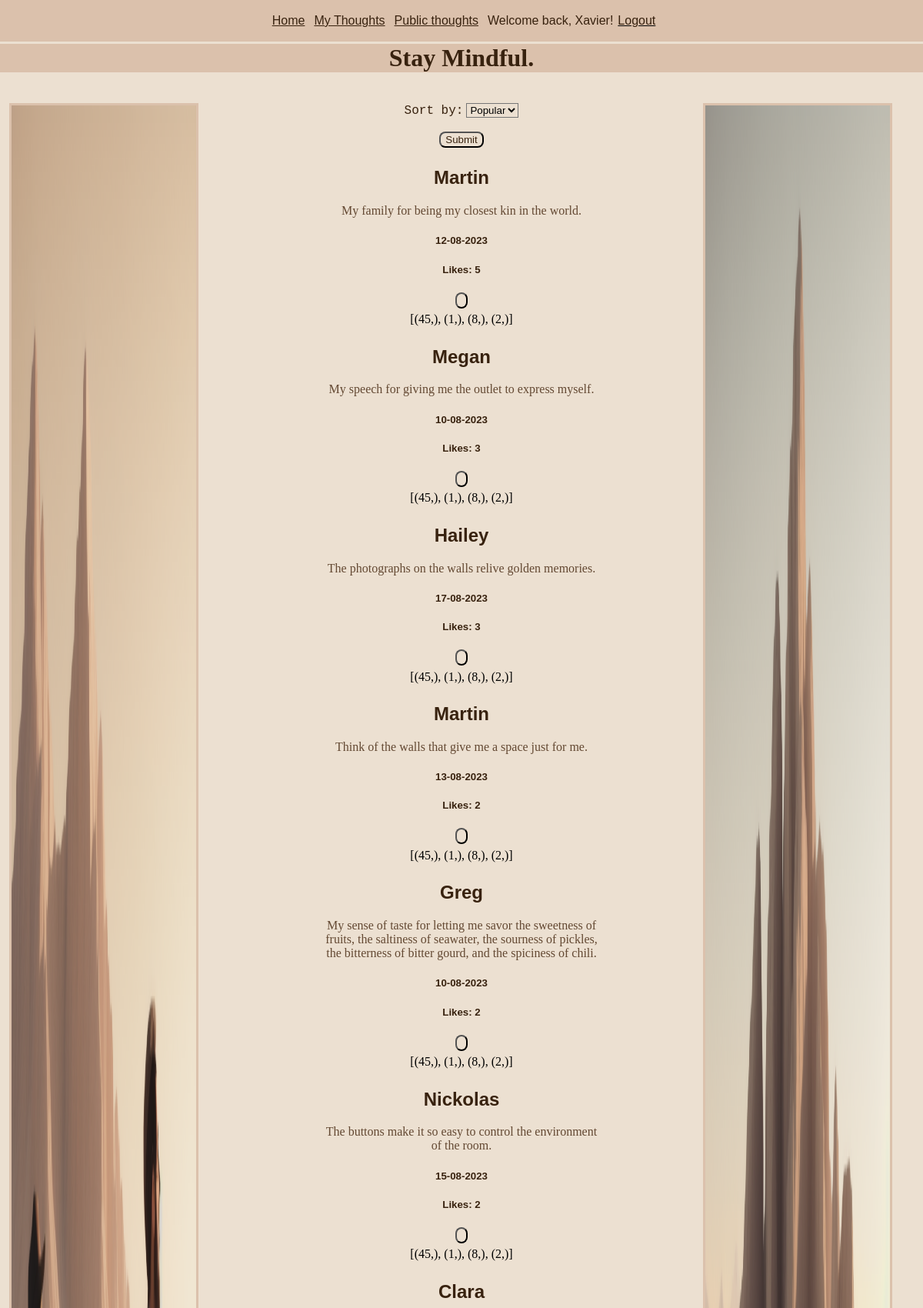
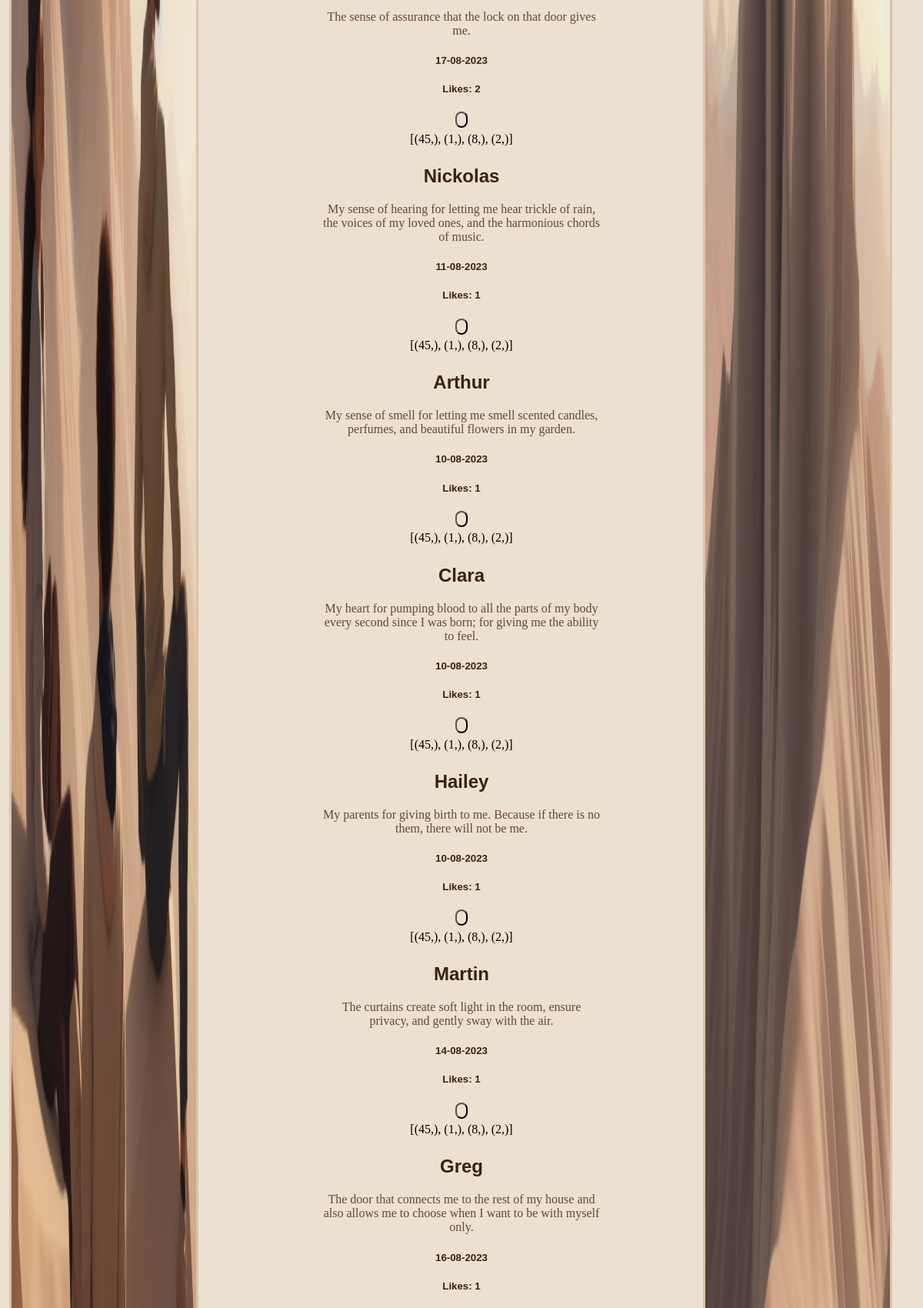
The app's page /public_posts (signed in, upper part) with its own data (2 pictures, top to bottom).
### tables this page shows
CREATE TABLE Gratitude_idea (id INTEGER PRIMARY KEY, date TEXT, username TEXT, content TEXT, like_count INTEGER DEFAULT (0), is_public INTEGER);

### routes.py (the view, shortened to what this page needs)
@app.route('/public_posts', methods=['GET', 'POST'])
def public_posts():
    global sort
    if 'username' in session:
        cur.execute("SELECT id FROM User WHERE username = ?",
                    (session['username'],))
        user_id = cur.fetchone()
        if request.method == "GET":
            if sort == 'popular':
                cur.execute('SELECT username, content, date, id, like_count FROM\
                    Gratitude_idea WHERE is_public = 1 ORDER BY like_count DESC ')
                idea_data = cur.fetchall()
                cur.execute('SELECT post_id FROM Liked_Posts WHERE user = ?', user_id)
                liked = cur.fetchall()
                print(f"value is {liked}")
                return render_template("public_posts.html", idea_data=idea_data, liked=liked)
        elif request.method == "POST":
            sort = request.form['sort']
            return redirect("public_posts")
        else:
            return redirect("/")
    else:
        flash('First please create an account or login to an existing one.')
        return redirect('loginpage')

### routes.py (called while the page is built)
def get_random_image():
    image_folder = os.path.join(app.static_folder, 'images')
    images = os.listdir(image_folder)
    random_image = random.choice(images)
    return f"static/images/{random_image}"

@app.context_processor
def inject_random_image():
    return {'random_image': get_random_image(),
            'random_image1': get_random_image()}

### templates/public_posts.html (shortened to what this page needs)
{% extends 'layout.html' %}
{% block content %}
<form action="/public_posts" method="post">
    <label for="sort">Sort by:</label>
    <select class="input" name="sort" id="sort">
        <option value="popular">Popular</option>
    </select>
    <br><br>
    <input class='button' type="submit" value="Submit">
    </form>
{% for idea_data in idea_data %}
<div>
    <h2>
        {{ idea_data[0] }}
    </h2>
    <p class="p_overflow">
        {{ idea_data[1] }}
    </p>
    <h5>
        {{ idea_data[2] }}
    </h5>
    <h5>
        Likes: {{ idea_data[4] }}
    </h5>
    <form action="/like" method="post">
        <input class="button" type="submit" value="{{ Like }}">
    </form>
</div>
{{ liked }}
{% endfor %}
{% endblock %}

### static/styles.css (style rules this page uses)
body { background-color: #ece0d1; margin: auto; text-align: center; min-height: 100vh; }
div { padding-top: 1.5%; padding-bottom: 1.5%; }
h2 { font-family: sans-serif; color: #38220f; }
h5 { font-family: sans-serif; color: #38220f; padding-left: 5%; padding-right: 5%; }
p { font-family: cursive; color: #634832; }
.p_overflow { overflow-wrap: break-word; margin: auto; }
label { font-family: monospace; font-size: large; color: #38220f; }
.button { background-color: #ece0d1; color: #38220f; border-radius: 8px; }
.input { background-color: #ece0d1; }

### records on screen
Gratitude_idea: username "Martin", content "My family for being my closest kin in the world.", date "12-08-2023", like_count "5", liked "[(45,), (1,), (8,), (2,)]"
Gratitude_idea: username "Megan", content "My speech for giving me the outlet to express myself.", date "10-08-2023", like_count "3", liked "[(45,), (1,), (8,), (2,)]"
Gratitude_idea: username "Hailey", content "The photographs on the walls relive golden memories.", date "17-08-2023", like_count "3", liked "[(45,), (1,), (8,), (2,)]"
Gratitude_idea: username "Martin", content "Think of the walls that give me a space just for me.", date "13-08-2023", like_count "2", liked "[(45,), (1,), (8,), (2,)]"
Gratitude_idea: username "Greg", content "My sense of taste for letting me savor the sweetness of fruits, the saltiness of seawater, the sourness of pickles, the bitterness of bitter gourd, and the spiciness of chili.", date "10-08-2023", like_count "2", liked "[(45,), (1,), (8,), (2,)]"
Gratitude_idea: username "Nickolas", content "The buttons make it so easy to control the environment of the room.", date "15-08-2023", like_count "2", liked "[(45,), (1,), (8,), (2,)]"
Gratitude_idea: username "Clara", content "The sense of assurance that the lock on that door gives me.", date "17-08-2023", like_count "2", liked "[(45,), (1,), (8,), (2,)]"
Gratitude_idea: username "Nickolas", content "My sense of hearing for letting me hear trickle of rain, the voices of my loved ones, and the harmonious chords of music.", date "11-08-2023", like_count "1", liked "[(45,), (1,), (8,), (2,)]"
Gratitude_idea: username "Arthur", content "My sense of smell for letting me smell scented candles, perfumes, and beautiful flowers in my garden.", date "10-08-2023", like_count "1", liked "[(45,), (1,), (8,), (2,)]"
Gratitude_idea: username "Clara", content "My heart for pumping blood to all the parts of my body every second since I was born; for giving me the ability to feel.", date "10-08-2023", like_count "1", liked "[(45,), (1,), (8,), (2,)]"
Gratitude_idea: username "Hailey", content "My parents for giving birth to me. Because if there is no them, there will not be me.", date "10-08-2023", like_count "1", liked "[(45,), (1,), (8,), (2,)]"
Gratitude_idea: username "Martin", content "The curtains create soft light in the room, ensure privacy, and gently sway with the air.", date "14-08-2023", like_count "1", liked "[(45,), (1,), (8,), (2,)]"
Gratitude_idea: username "Greg", content "The door that connects me to the rest of my house and also allows me to choose when I want to be with myself only.", date "16-08-2023", like_count "1"

### other values on screen
{{ session.username }} "Xavier"
